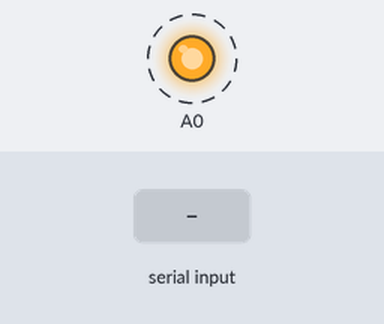
This sketch was run on a simulated Arduino Leonardo, built with avr-gcc and run on an emulated ATmega32U4. Shown: output pins drawn as LEDs (lit = HIGH). Dashed ring = blinking. The inputs (shaded band) are chosen by the test bench. What the sketch prints to the serial monitor is not drawn.

Above: at 1.2 s.
1.3 s: "1" received over the second serial link
Timing chart, 0 to 10.3 s (numbered marks = the images above; inputs shaded):
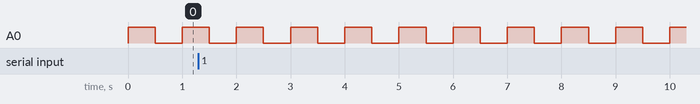

Measured:
- by itself, A0: alternates HIGH for 0.50 s and LOW for 0.50 s

The sketch:

Test_Vero.ino
```cpp
// ---------------------------------------------------------------------------------------------
// cZarduiBase v4e
// ---------------------------------------------------------------------------------------------
// Projet de base pour l'utilisation des classes :
// - D_Out              : Gestion de sorties digitales
// - D_In               : Gestion d'entrées digitales avec anti-rebonds
// - Timer              : Gestion de délais non-bloquants
// - StateMachine       : Gestion de machine d'état
// - SerialCommandRead  : Gestion du mode "COMMAND" pour la réception d'un port série
//                        (version béta, non compatible avec cZarduiBase précédents)
//
// ©cZord 2019-2022
// ---------------------------------------------------------------------------------------------
#include "arduino.h"
#include "global.h"
#include "_cZordBase.h"
#include "project.h"

SerialCommandRead scr{ &Serial1, "@", "\r\n" };

Timer tmr_Send{};

D_In sw1{ 49, 0, 8, D_In::pullup::OFF };
D_Out l1{ A0, 0, D_Out::state::OFF };

void setup()
{
	Serial.begin(9600); // Pour le moniteur
	scr.begin(9600); // Pour l'envoie au PC
}

void loop()
{
	String dataReceived;
	SerialCommandRead::state stateData;
	stateData = scr.available();

	D_In::state state_Sw1 = sw1.read();

	if (stateData < SerialCommandRead::state::WAITING)
	{
		dataReceived = scr.read();
		Serial.println(dataReceived); // Envoie au moniteur ce qu'a reçu le Serial1
	}
	else if (stateData > SerialCommandRead::state::PROCESSING)
	{
		scr.restart(); // ingore les carct. reçu et recommence une nouvelle analyse pour la commande suivante
		scr.print("command error");
		Serial.println("command error");
	}

	if (state_Sw1 == D_In::state::ON)
	{
		if (tmr_Send.get_ms() >= 500)
		{
			l1.setToggle();
			scr.print("abcde");
			tmr_Send.restart();
		}
	}
	else if (state_Sw1 == D_In::state::DOWN)
	{
		l1.setOff();
	}
}
```

global.h
```cpp
// ---------------------------------------------------------------------------------------------
// NOTE IMPORTANTE concernant la stabilité de l'environnement                             8.3.22
//
// ~99% des "plantées" de Arduino avec VS2019 & Visual Micro sont dues ...
// ... à celui qui lit ce message :-))))
//
// Pour éviter cela
// ----------------
// Dans le menu Visual STUDIO, sélectionner "Release" pour la "configurations de solutions"
// et sutout pas Debug.
//
// ATTENTION, la suppression du dossier caché .vs ou le transfert du projet sur un autre PC
//            peut remettre cette config sur "Debug"
//
// UTILISATION du moniteur série de Arduino
// ----------------------------------------
// ==> Menu vMicro...Debugger...Debug...Debug:Serial
//     Permet d'utiliser le moniteur série de Arduino
//     -> Pour afficher le moniteur série (et voir les données du port Serial)
//        - VMicro ... View Port Monitor
//        - Dans le menu en bas, vérifier que les bauds correspondent à ceux de votre application
//          (si le menu n'apparaît pas, DEPLACER la fenêtre et (re)positionnez-la en bas ou à droite)
// ==> Menu vMicro...Debugger...Debug...Debug:Off
//     Pas d'utilisation du moniteur série de Arduino, MAIS utilisation possible d'un autre terminal,
//     par exemple Termite, TermiZord, ...
//
// UNE BONNE HABITUDE
// ------------------
// TOUJOURS travailler avec les menus de Visual MICRO (vMicro) et pas ceux de Visual STUDIO
// (par exemple utiliser vMicro...Buil & Upload et pas "Démarrer"
//
// ---------------------------------------------------------------------------------------------


#ifndef _GLOBAL_h
#define _GLOBAL_h

#include <Arduino.h>
// ----------------------------------------------------------------------------
// DEBUG conditionnel cZarduiBase
// Il suffit de mettre la ligne ci-dessous (#define DEBUG_SERIAL) en commentaire
// pour "supprimer" (ne pas compiler et exécuter) les lignes DEBUG_... dans votre code
#define DEBUG_SERIAL


#pragma region DO_NOT_EDIT
// Ne PAS modifier le code de la region DO_NOT_EDIT
// ****************************************************************************
// Activation / désactivation rapide du debug par le port Serial
// ----------------------------------------------------------------------------
// La ligne ci-dessous permet de remplacer Serial.begin/print/println
//                                      par DEBUG_BEGIN/PRINT/PRINTLN
// Par exemple
// DEBUG_BEGIN(9600);					// au lieu de Serial.begin(9600);
// DEBUG_PRINTLN("Debug ON");		    // au lieu de Serial.println("Debug ON");

#ifdef DEBUG_SERIAL
#define DEBUG_BEGIN(bds) Serial.begin(bds)
#define DEBUG_PRINT(x) Serial.print(x)
#define DEBUG_PRINTLN(x) Serial.println(x)
#else
#define DEBUG_BEGIN(bds)
#define DEBUG_PRINT(x)
#define DEBUG_PRINTLN(x)
#endif
// ****************************************************************************
#pragma endregion (DO_NOT_EDIT)


// ----------------------------------------------------------------------------
// EXEMPLE de code pour les objets utilisés dans plusieurs fichiers
// ----------------------------------------------------------------------------
// Dans le fichier source où l'objet est principalement utilisés (x.cpp ou x.ino)
// - Déclarer l'objet (instanciation)
// Dans le/les fichiers d'entêtes dans lequel vous désirez utilser l'objet (x.h)
// - Si nécessaire, ajouter le #include adéquat (par ex. <LiquidCrystal.h>)
// - Ajouter la référence à l'objet avec le mot clé extern
//   cela permet à l'objet d'être accessible dans les autres fichiers
//   sans le créer à nouveau
// ----------------------------------------------------------------------------
// Procéder de même pour des variables "globales", cependant elles sont à EVITER !
// ----------------------------------------------------------------------------
//
// Exemple pour un affichage lcd utilisé dans *.ino et projet.cpp
//
// #include <LiquidCrystal.h>    - ajouter cette ligne dans ce fichier
// LiquidCrystal monLcd( ... );	 - Déclarer l'objet dans le fichier projet.cpp
// extern LiquidCrystal monLcd;  - Ajouter sa reférence "extern" dans ce fichier
//
// Les méthodes lcd.xxx seront alors utilisables dans les fichiers
// contenant #include "global.h"
// ----------------------------------------------------------------------------

// --------------------------------------------------------------------------------------
// Modifier ou compléter, si nécéssaire, le code ci-dessous
// --------------------------------------------------------------------------------------
// Définitions diverses utiles pour tout le projet
// define, extern, enum, etc.
// Ne pas oublier d'ajouter #include "global.h" dans les fichiers concernés
// ----------------------------------------------------------------------------


#endif
```

project.cpp
```cpp
#include "_cZordBase.h"
#include "project.h"

// Ecrire les fonctions de votre projet ci-dessous
```

project.h
```cpp
#ifndef _PROJECT_h
#define _PROJECT_h


// ----------------------------------------------------------------------------
// Modifier ou compléter, si nécéssaire, le code ci-dessous
// ----------------------------------------------------------------------------

// #include du projet ...
// ----------------------------------------------------------------------------
#include "arduino.h"
#include "_cZordBase.h"
#include "global.h"


// Définitions diverses utilisées dans plusieurs fichiers ...
// define, extern, enum, etc.
// ----------------------------------------------------------------------------


// Prototypes des méthodes (de projet.cpp)
// ----------------------------------------------------------------------------


#endif
```

Source omitted: _cZordBase.cpp (22375 bytes), _cZordBase.h (28584 bytes)
